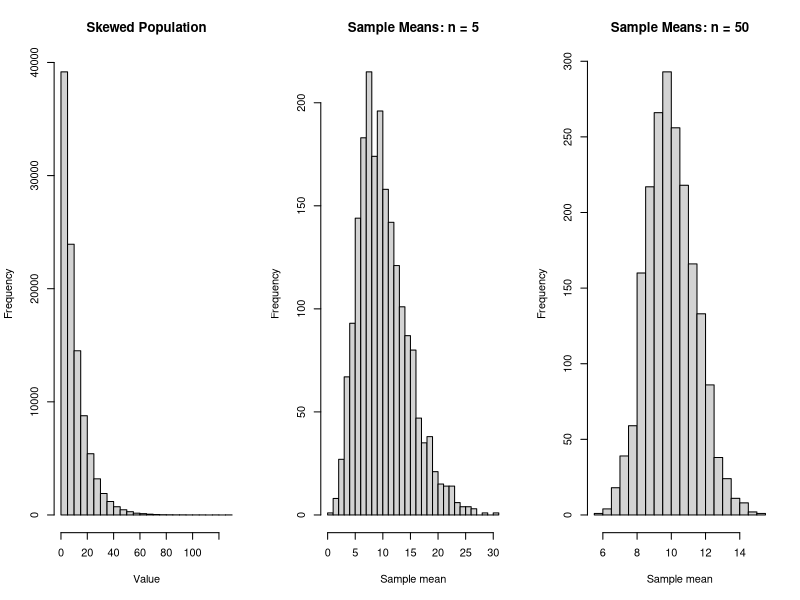

The R script that drew this image:
# ==============================================================================
# Learning R
# Part V: Statistical Inference and Hypothesis Testing
# Lesson 30: Sampling Distributions and Standard Errors
# Suggested Solutions
# ==============================================================================

set.seed(20260714)

# Exercise 1: Distinguish population, sample, parameter and statistic.
population <- rnorm(
  n = 100000,
  mean = 70,
  sd = 12
)

population_mean <- mean(population)
population_sd <- sd(population)

sample_data <- sample(
  population,
  size = 30,
  replace = FALSE
)

sample_mean <- mean(sample_data)
sample_sd <- sd(sample_data)

concept_summary <- data.frame(
  concept = c(
    "Population parameter: mean",
    "Population parameter: standard deviation",
    "Sample statistic: mean",
    "Sample statistic: standard deviation"
  ),
  value = c(
    population_mean,
    population_sd,
    sample_mean,
    sample_sd
  ),
  stringsAsFactors = FALSE
)

concept_summary

# Exercise 2: Draw one random sample.
one_sample <- sample(
  population,
  size = 30,
  replace = FALSE
)

summary(one_sample)

# Exercise 3: Simulate repeated sample means.
number_of_samples <- 2000
sample_size <- 30

sample_means <- replicate(
  number_of_samples,
  mean(
    sample(
      population,
      size = sample_size,
      replace = TRUE
    )
  )
)

head(sample_means)

# Exercise 4: Estimate sampling mean and standard error.
sampling_mean <- mean(sample_means)
sampling_standard_error <- sd(sample_means)

data.frame(
  population_mean = population_mean,
  sampling_mean = sampling_mean,
  simulated_standard_error =
    sampling_standard_error
)

# Exercise 5: Compare theoretical and simulated standard errors.
theoretical_standard_error <-
  population_sd /
  sqrt(sample_size)

data.frame(
  method = c(
    "Theoretical",
    "Simulation"
  ),
  standard_error = c(
    theoretical_standard_error,
    sampling_standard_error
  ),
  stringsAsFactors = FALSE
)

# Exercise 6: Compare several sample sizes.
sample_sizes <- c(
  5,
  30,
  100
)

sampling_results <- lapply(
  sample_sizes,
  function(current_size) {
    replicate(
      2000,
      mean(
        sample(
          population,
          size = current_size,
          replace = TRUE
        )
      )
    )
  }
)

sample_size_summary <- data.frame(
  sample_size = sample_sizes,
  sampling_mean = vapply(
    sampling_results,
    mean,
    FUN.VALUE = numeric(1)
  ),
  simulated_standard_error = vapply(
    sampling_results,
    sd,
    FUN.VALUE = numeric(1)
  ),
  theoretical_standard_error =
    population_sd /
    sqrt(sample_sizes)
)

sample_size_summary

# Exercise 7: Demonstrate the central limit theorem.
skewed_population <- rexp(
  n = 100000,
  rate = 0.10
)

skewed_small_means <- replicate(
  2000,
  mean(
    sample(
      skewed_population,
      size = 5,
      replace = TRUE
    )
  )
)

skewed_large_means <- replicate(
  2000,
  mean(
    sample(
      skewed_population,
      size = 50,
      replace = TRUE
    )
  )
)

old_parameters <- par(
  mfrow = c(
    1,
    3
  )
)

hist(
  skewed_population,
  breaks = 40,
  main = "Skewed Population",
  xlab = "Value"
)

hist(
  skewed_small_means,
  breaks = 30,
  main = "Sample Means: n = 5",
  xlab = "Sample mean"
)

hist(
  skewed_large_means,
  breaks = 30,
  main = "Sample Means: n = 50",
  xlab = "Sample mean"
)

par(old_parameters)

# Exercise 8: Compare standard deviation and standard error.
sample_standard_deviation <- sd(
  one_sample
)

estimated_standard_error <-
  sample_standard_deviation /
  sqrt(
    length(one_sample)
  )

data.frame(
  statistic = c(
    "Standard deviation",
    "Standard error"
  ),
  value = c(
    sample_standard_deviation,
    estimated_standard_error
  ),
  stringsAsFactors = FALSE
)

# Exercise 9: Simulate sample proportions.
binary_population <- rbinom(
  n = 100000,
  size = 1,
  prob = 0.60
)

binary_population_proportion <- mean(
  binary_population
)

proportion_sample_size <- 100

sample_proportions <- replicate(
  2000,
  mean(
    sample(
      binary_population,
      size = proportion_sample_size,
      replace = TRUE
    )
  )
)

simulated_proportion_se <- sd(
  sample_proportions
)

theoretical_proportion_se <- sqrt(
  binary_population_proportion *
    (
      1 -
      binary_population_proportion
    ) /
    proportion_sample_size
)

data.frame(
  population_proportion =
    binary_population_proportion,
  simulated_mean =
    mean(sample_proportions),
  simulated_standard_error =
    simulated_proportion_se,
  theoretical_standard_error =
    theoretical_proportion_se
)

# Exercise 10: Estimate bias.
mean_bias <-
  mean(sample_means) -
  population_mean

proportion_bias <-
  mean(sample_proportions) -
  binary_population_proportion

data.frame(
  estimator = c(
    "Sample mean",
    "Sample proportion"
  ),
  estimated_bias = c(
    mean_bias,
    proportion_bias
  ),
  stringsAsFactors = FALSE
)

# Exercise 11: Compare Monte Carlo replication counts.
replication_counts <- c(
  100,
  1000,
  10000
)

monte_carlo_results <- lapply(
  replication_counts,
  function(repetitions) {
    simulated_values <- replicate(
      repetitions,
      mean(
        sample(
          population,
          size = 30,
          replace = TRUE
        )
      )
    )

    data.frame(
      replications = repetitions,
      estimated_sampling_mean =
        mean(simulated_values),
      estimated_standard_error =
        sd(simulated_values)
    )
  }
)

do.call(
  rbind,
  monte_carlo_results
)

# Exercise 12: Reusable simulation functions.
simulate_sample_means <- function(
  population,
  sample_size,
  replications = 1000
) {
  if (!is.numeric(population)) {
    stop(
      "`population` must be numeric.",
      call. = FALSE
    )
  }

  if (sample_size < 1 ||
      sample_size != as.integer(
        sample_size
      )) {
    stop(
      "`sample_size` must be a positive whole number.",
      call. = FALSE
    )
  }

  if (replications < 1 ||
      replications != as.integer(
        replications
      )) {
    stop(
      "`replications` must be a positive whole number.",
      call. = FALSE
    )
  }

  replicate(
    replications,
    mean(
      sample(
        population,
        size = sample_size,
        replace = TRUE
      )
    )
  )
}

create_sampling_report <- function(
  population,
  sample_size,
  replications = 2000
) {
  simulated_statistics <- simulate_sample_means(
    population,
    sample_size,
    replications
  )

  data.frame(
    population_mean = mean(population),
    population_sd = sd(population),
    sample_size = sample_size,
    replications = replications,
    simulated_mean =
      mean(simulated_statistics),
    simulated_standard_error =
      sd(simulated_statistics),
    theoretical_standard_error =
      sd(population) /
      sqrt(sample_size),
    estimated_bias =
      mean(simulated_statistics) -
      mean(population)
  )
}

create_sampling_report(
  population,
  sample_size = 50
)

# Exercise 13: Interpretation.
interpretation <- paste(
  "The sampling distribution of the sample mean was centred close to the",
  "population mean. Increasing the sample size reduced the standard error,",
  "which indicates greater precision. The standard deviation described",
  "variation among individual observations, whereas the standard error",
  "described variation among repeated sample means."
)

interpretation

# Practical assessment workflow.
assessment_sizes <- c(
  10,
  30,
  100
)

assessment_reports <- do.call(
  rbind,
  lapply(
    assessment_sizes,
    function(current_size) {
      create_sampling_report(
        population,
        sample_size = current_size,
        replications = 3000
      )
    }
  )
)

assessment_reports

# ==============================================================================
# End of Lesson 30 Solutions
# ==============================================================================
